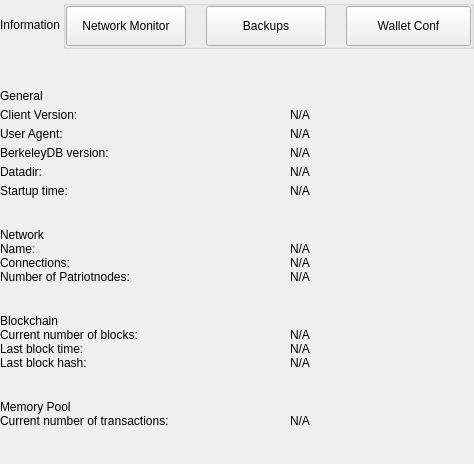
<?xml version="1.0" encoding="UTF-8"?>
<ui version="4.0">
 <class>SettingsInformationWidget</class>
 <widget class="QWidget" name="SettingsInformationWidget">
  <property name="geometry">
   <rect>
    <x>0</x>
    <y>0</y>
    <width>474</width>
    <height>464</height>
   </rect>
  </property>
  <property name="windowTitle">
   <string>Form</string>
  </property>
  <layout class="QVBoxLayout" name="verticalLayout">
   <property name="spacing">
    <number>0</number>
   </property>
   <property name="leftMargin">
    <number>0</number>
   </property>
   <property name="topMargin">
    <number>0</number>
   </property>
   <property name="rightMargin">
    <number>0</number>
   </property>
   <property name="bottomMargin">
    <number>0</number>
   </property>
   <item>
    <widget class="QWidget" name="left" native="true">
     <layout class="QVBoxLayout" name="verticalLayout_3">
      <property name="leftMargin">
       <number>0</number>
      </property>
      <property name="topMargin">
       <number>0</number>
      </property>
      <property name="rightMargin">
       <number>0</number>
      </property>
      <property name="bottomMargin">
       <number>0</number>
      </property>
      <item>
       <layout class="QVBoxLayout" name="verticalLayout_2">
        <property name="spacing">
         <number>0</number>
        </property>
        <item>
         <layout class="QHBoxLayout" name="horizontalLayout_3">
          <property name="spacing">
           <number>0</number>
          </property>
          <item>
           <widget class="QLabel" name="labelTitle">
            <property name="text">
             <string>Information</string>
            </property>
           </widget>
          </item>
          <item>
           <spacer name="horizontalSpacer">
            <property name="orientation">
             <enum>Qt::Horizontal</enum>
            </property>
            <property name="sizeHint" stdset="0">
             <size>
              <width>40</width>
              <height>20</height>
             </size>
            </property>
           </spacer>
          </item>
          <item>
           <widget class="QGroupBox" name="groupBox">
            <property name="title">
             <string/>
            </property>
            <layout class="QHBoxLayout" name="horizontalLayout_4">
             <property name="spacing">
              <number>20</number>
             </property>
             <property name="leftMargin">
              <number>0</number>
             </property>
             <property name="topMargin">
              <number>0</number>
             </property>
             <property name="rightMargin">
              <number>0</number>
             </property>
             <property name="bottomMargin">
              <number>0</number>
             </property>
             <item>
              <widget class="QPushButton" name="pushButtonNetworkMonitor">
               <property name="minimumSize">
                <size>
                 <width>120</width>
                 <height>40</height>
                </size>
               </property>
               <property name="maximumSize">
                <size>
                 <width>16777215</width>
                 <height>40</height>
                </size>
               </property>
               <property name="focusPolicy">
                <enum>Qt::NoFocus</enum>
               </property>
               <property name="text">
                <string>Network Monitor</string>
               </property>
              </widget>
             </item>
             <item>
              <widget class="QPushButton" name="pushButtonBackups">
               <property name="minimumSize">
                <size>
                 <width>120</width>
                 <height>40</height>
                </size>
               </property>
               <property name="maximumSize">
                <size>
                 <width>120</width>
                 <height>40</height>
                </size>
               </property>
               <property name="focusPolicy">
                <enum>Qt::NoFocus</enum>
               </property>
               <property name="text">
                <string>Backups</string>
               </property>
               <property name="checkable">
                <bool>false</bool>
               </property>
               <property name="autoExclusive">
                <bool>false</bool>
               </property>
              </widget>
             </item>
             <item>
              <widget class="QPushButton" name="pushButtonFile">
               <property name="minimumSize">
                <size>
                 <width>125</width>
                 <height>40</height>
                </size>
               </property>
               <property name="maximumSize">
                <size>
                 <width>125</width>
                 <height>40</height>
                </size>
               </property>
               <property name="focusPolicy">
                <enum>Qt::NoFocus</enum>
               </property>
               <property name="text">
                <string>Wallet Conf</string>
               </property>
               <property name="checkable">
                <bool>false</bool>
               </property>
               <property name="checked">
                <bool>false</bool>
               </property>
               <property name="autoExclusive">
                <bool>false</bool>
               </property>
              </widget>
             </item>
            </layout>
           </widget>
          </item>
         </layout>
        </item>
        <item>
         <spacer name="verticalSpacer_2">
          <property name="orientation">
           <enum>Qt::Vertical</enum>
          </property>
          <property name="sizeType">
           <enum>QSizePolicy::Fixed</enum>
          </property>
          <property name="sizeHint" stdset="0">
           <size>
            <width>20</width>
            <height>40</height>
           </size>
          </property>
         </spacer>
        </item>
        <item>
         <widget class="QWidget" name="layoutOptions1" native="true">
          <layout class="QVBoxLayout" name="verticalLayout_9">
           <property name="spacing">
            <number>5</number>
           </property>
           <property name="leftMargin">
            <number>0</number>
           </property>
           <property name="topMargin">
            <number>0</number>
           </property>
           <property name="rightMargin">
            <number>0</number>
           </property>
           <property name="bottomMargin">
            <number>10</number>
           </property>
           <item>
            <widget class="QLabel" name="labelTitleGeneral">
             <property name="text">
              <string>General</string>
             </property>
            </widget>
           </item>
           <item>
            <layout class="QHBoxLayout" name="horizontalLayout" stretch="0,1">
             <property name="spacing">
              <number>0</number>
             </property>
             <item>
              <widget class="QLabel" name="labelTitleClient">
               <property name="minimumSize">
                <size>
                 <width>290</width>
                 <height>0</height>
                </size>
               </property>
               <property name="maximumSize">
                <size>
                 <width>290</width>
                 <height>16777215</height>
                </size>
               </property>
               <property name="text">
                <string>Client Version:</string>
               </property>
              </widget>
             </item>
             <item>
              <widget class="QLabel" name="labelInfoClient">
               <property name="cursor">
                <cursorShape>IBeamCursor</cursorShape>
               </property>
               <property name="textInteractionFlags">
                <set>Qt::LinksAccessibleByMouse|Qt::TextSelectableByKeyboard|Qt::TextSelectableByMouse</set>
               </property>
               <property name="text">
                <string notr="true">N/A</string>
               </property>
              </widget>
             </item>
            </layout>
           </item>
           <item>
            <layout class="QHBoxLayout" name="horizontalAgent" stretch="0,1">
             <property name="spacing">
              <number>0</number>
             </property>
             <item>
              <widget class="QLabel" name="labelTitleAgent">
               <property name="minimumSize">
                <size>
                 <width>290</width>
                 <height>0</height>
                </size>
               </property>
               <property name="maximumSize">
                <size>
                 <width>290</width>
                 <height>16777215</height>
                </size>
               </property>
               <property name="text">
                <string>User Agent:</string>
               </property>
              </widget>
             </item>
             <item>
              <widget class="QLabel" name="labelInfoAgent">
               <property name="cursor">
                <cursorShape>IBeamCursor</cursorShape>
               </property>
               <property name="textInteractionFlags">
                <set>Qt::LinksAccessibleByMouse|Qt::TextSelectableByKeyboard|Qt::TextSelectableByMouse</set>
               </property>
               <property name="text">
                <string notr="true">N/A</string>
               </property>
              </widget>
             </item>
            </layout>
           </item>
           <item>
            <layout class="QHBoxLayout" name="horizontalBerkely" stretch="0,1">
             <property name="spacing">
              <number>0</number>
             </property>
             <item>
              <widget class="QLabel" name="labelTitleBerkeley">
               <property name="minimumSize">
                <size>
                 <width>290</width>
                 <height>0</height>
                </size>
               </property>
               <property name="maximumSize">
                <size>
                 <width>290</width>
                 <height>16777215</height>
                </size>
               </property>
               <property name="text">
                <string>BerkeleyDB version:</string>
               </property>
              </widget>
             </item>
             <item>
              <widget class="QLabel" name="labelInfoBerkeley">
               <property name="cursor">
                <cursorShape>IBeamCursor</cursorShape>
               </property>
               <property name="textInteractionFlags">
                <set>Qt::LinksAccessibleByMouse|Qt::TextSelectableByKeyboard|Qt::TextSelectableByMouse</set>
               </property>
               <property name="text">
                <string notr="true">N/A</string>
               </property>
              </widget>
             </item>
            </layout>
           </item>
           <item>
            <layout class="QHBoxLayout" name="horizontalDataDir" stretch="0,1">
             <property name="spacing">
              <number>0</number>
             </property>
             <item>
              <widget class="QLabel" name="labelTitleDataDir">
               <property name="minimumSize">
                <size>
                 <width>290</width>
                 <height>0</height>
                </size>
               </property>
               <property name="maximumSize">
                <size>
                 <width>290</width>
                 <height>16777215</height>
                </size>
               </property>
               <property name="text">
                <string>Datadir:</string>
               </property>
              </widget>
             </item>
             <item>
              <widget class="QLabel" name="labelInfoDataDir">
               <property name="cursor">
                <cursorShape>IBeamCursor</cursorShape>
               </property>
               <property name="textInteractionFlags">
                <set>Qt::LinksAccessibleByMouse|Qt::TextSelectableByKeyboard|Qt::TextSelectableByMouse</set>
               </property>
               <property name="text">
                <string notr="true">N/A</string>
               </property>
               <property name="wordWrap">
                <bool>true</bool>
               </property>
              </widget>
             </item>
            </layout>
           </item>
           <item>
            <layout class="QHBoxLayout" name="horizontalTime" stretch="0,1">
             <property name="spacing">
              <number>0</number>
             </property>
             <item>
              <widget class="QLabel" name="labelTitleTime">
               <property name="minimumSize">
                <size>
                 <width>290</width>
                 <height>0</height>
                </size>
               </property>
               <property name="maximumSize">
                <size>
                 <width>290</width>
                 <height>16777215</height>
                </size>
               </property>
               <property name="text">
                <string>Startup time:</string>
               </property>
              </widget>
             </item>
             <item>
              <widget class="QLabel" name="labelInfoTime">
               <property name="cursor">
                <cursorShape>IBeamCursor</cursorShape>
               </property>
               <property name="textInteractionFlags">
                <set>Qt::LinksAccessibleByMouse|Qt::TextSelectableByKeyboard|Qt::TextSelectableByMouse</set>
               </property>
               <property name="text">
                <string notr="true">N/A</string>
               </property>
              </widget>
             </item>
            </layout>
           </item>
          </layout>
         </widget>
        </item>
        <item>
         <spacer name="verticalSpacer_3">
          <property name="orientation">
           <enum>Qt::Vertical</enum>
          </property>
          <property name="sizeType">
           <enum>QSizePolicy::Minimum</enum>
          </property>
          <property name="sizeHint" stdset="0">
           <size>
            <width>20</width>
            <height>20</height>
           </size>
          </property>
         </spacer>
        </item>
        <item>
         <widget class="QLabel" name="labelTitleNetwork">
          <property name="text">
           <string>Network</string>
          </property>
         </widget>
        </item>
        <item>
         <layout class="QHBoxLayout" name="horizontalName" stretch="0,1">
          <property name="spacing">
           <number>0</number>
          </property>
          <item>
           <widget class="QLabel" name="labelTitleName">
            <property name="minimumSize">
             <size>
              <width>290</width>
              <height>0</height>
             </size>
            </property>
            <property name="maximumSize">
             <size>
              <width>290</width>
              <height>16777215</height>
             </size>
            </property>
            <property name="text">
             <string>Name:</string>
            </property>
           </widget>
          </item>
          <item>
           <widget class="QLabel" name="labelInfoName">
            <property name="cursor">
             <cursorShape>IBeamCursor</cursorShape>
            </property>
            <property name="textInteractionFlags">
             <set>Qt::LinksAccessibleByMouse|Qt::TextSelectableByKeyboard|Qt::TextSelectableByMouse</set>
            </property>
            <property name="text">
             <string notr="true">N/A</string>
            </property>
           </widget>
          </item>
         </layout>
        </item>
        <item>
         <layout class="QHBoxLayout" name="horizontalConnections" stretch="0,1">
          <property name="spacing">
           <number>0</number>
          </property>
          <item>
           <widget class="QLabel" name="labelTitleConnections">
            <property name="minimumSize">
             <size>
              <width>290</width>
              <height>0</height>
             </size>
            </property>
            <property name="maximumSize">
             <size>
              <width>290</width>
              <height>16777215</height>
             </size>
            </property>
            <property name="text">
             <string>Connections:</string>
            </property>
           </widget>
          </item>
          <item>
           <widget class="QLabel" name="labelInfoConnections">
            <property name="cursor">
             <cursorShape>IBeamCursor</cursorShape>
            </property>
            <property name="textInteractionFlags">
             <set>Qt::LinksAccessibleByMouse|Qt::TextSelectableByKeyboard|Qt::TextSelectableByMouse</set>
            </property>
            <property name="text">
             <string notr="true">N/A</string>
            </property>
           </widget>
          </item>
         </layout>
        </item>
        <item>
         <widget class="QWidget" name="layoutOptions2" native="true">
          <layout class="QHBoxLayout" name="horizontalPatriotnodes" stretch="0,1">
           <property name="spacing">
             <number>0</number>
           </property>
           <property name="leftMargin">
            <number>0</number>
           </property>
           <property name="topMargin">
            <number>0</number>
           </property>
           <property name="rightMargin">
            <number>0</number>
           </property>
           <property name="bottomMargin">
            <number>10</number>
           </property>
           <item>
            <widget class="QLabel" name="labelTitlePatriotnodes">
             <property name="minimumSize">
              <size>
               <width>290</width>
               <height>0</height>
              </size>
             </property>
             <property name="maximumSize">
              <size>
               <width>290</width>
               <height>16777215</height>
              </size>
             </property>
             <property name="text">
              <string>Number of Patriotnodes:</string>
             </property>
            </widget>
           </item>
           <item>
            <widget class="QLabel" name="labelInfoPatriotnodes">
             <property name="cursor">
              <cursorShape>IBeamCursor</cursorShape>
             </property>
             <property name="textInteractionFlags">
              <set>Qt::LinksAccessibleByMouse|Qt::TextSelectableByKeyboard|Qt::TextSelectableByMouse</set>
             </property>
             <property name="text">
              <string notr="true">N/A</string>
             </property>
            </widget>
           </item>
          </layout>
         </widget>
        </item>
        <item>
         <spacer name="verticalSpacer_4">
          <property name="orientation">
           <enum>Qt::Vertical</enum>
          </property>
          <property name="sizeType">
           <enum>QSizePolicy::Minimum</enum>
          </property>
          <property name="sizeHint" stdset="0">
           <size>
            <width>20</width>
            <height>20</height>
           </size>
          </property>
         </spacer>
        </item>
        <item>
         <widget class="QLabel" name="labelTitleBlockchain">
          <property name="text">
           <string>Blockchain</string>
          </property>
         </widget>
        </item>
        <item>
         <layout class="QHBoxLayout" name="horizontalBlockNumber" stretch="0,1">
          <property name="spacing">
           <number>0</number>
          </property>
          <item>
           <widget class="QLabel" name="labelTitleBlockNumber">
            <property name="minimumSize">
             <size>
              <width>290</width>
              <height>0</height>
             </size>
            </property>
            <property name="maximumSize">
             <size>
              <width>290</width>
              <height>16777215</height>
             </size>
            </property>
            <property name="text">
             <string>Current number of blocks:</string>
            </property>
           </widget>
          </item>
          <item>
           <widget class="QLabel" name="labelInfoBlockNumber">
            <property name="cursor">
             <cursorShape>IBeamCursor</cursorShape>
            </property>
            <property name="textInteractionFlags">
             <set>Qt::LinksAccessibleByMouse|Qt::TextSelectableByKeyboard|Qt::TextSelectableByMouse</set>
            </property>
            <property name="text">
             <string notr="true">N/A</string>
            </property>
           </widget>
          </item>
         </layout>
        </item>
        <item>
         <layout class="QHBoxLayout" name="horizontalBlockTime" stretch="0,1">
          <property name="spacing">
           <number>0</number>
          </property>
          <item>
           <widget class="QLabel" name="labelTitleBlockTime">
            <property name="minimumSize">
             <size>
              <width>290</width>
              <height>0</height>
             </size>
            </property>
            <property name="maximumSize">
             <size>
              <width>290</width>
              <height>16777215</height>
             </size>
            </property>
            <property name="text">
             <string>Last block time:</string>
            </property>
           </widget>
          </item>
          <item>
           <widget class="QLabel" name="labelInfoBlockTime">
            <property name="cursor">
             <cursorShape>IBeamCursor</cursorShape>
            </property>
            <property name="textInteractionFlags">
             <set>Qt::LinksAccessibleByMouse|Qt::TextSelectableByKeyboard|Qt::TextSelectableByMouse</set>
            </property>
            <property name="text">
             <string notr="true">N/A</string>
            </property>
           </widget>
          </item>
         </layout>
        </item>
        <item>
         <widget class="QWidget" name="layoutOptions3" native="true">
          <layout class="QHBoxLayout" name="horizontalBlockHash" stretch="0,1">
           <property name="spacing">
            <number>0</number>
           </property>
           <property name="leftMargin">
            <number>0</number>
           </property>
           <property name="topMargin">
            <number>0</number>
           </property>
           <property name="rightMargin">
            <number>0</number>
           </property>
           <property name="bottomMargin">
            <number>10</number>
           </property>
           <item>
            <widget class="QLabel" name="labelTitleBlockHash">
             <property name="minimumSize">
              <size>
               <width>290</width>
               <height>0</height>
              </size>
             </property>
             <property name="maximumSize">
              <size>
               <width>290</width>
               <height>16777215</height>
              </size>
             </property>
             <property name="text">
              <string>Last block hash:</string>
             </property>
            </widget>
           </item>
           <item>
            <widget class="QLabel" name="labelInfoBlockHash">
             <property name="cursor">
              <cursorShape>IBeamCursor</cursorShape>
             </property>
             <property name="textInteractionFlags">
              <set>Qt::LinksAccessibleByMouse|Qt::TextSelectableByKeyboard|Qt::TextSelectableByMouse</set>
             </property>
             <property name="text">
              <string notr="true">N/A</string>
             </property>
            </widget>
           </item>
          </layout>
         </widget>
        </item>
        <item>
         <spacer name="verticalSpacer_5">
          <property name="orientation">
           <enum>Qt::Vertical</enum>
          </property>
          <property name="sizeType">
           <enum>QSizePolicy::Fixed</enum>
          </property>
          <property name="sizeHint" stdset="0">
           <size>
            <width>20</width>
            <height>20</height>
           </size>
          </property>
         </spacer>
        </item>
        <item>
         <widget class="QLabel" name="labelTitleMemory">
          <property name="text">
           <string>Memory Pool</string>
          </property>
         </widget>
        </item>
        <item>
         <layout class="QHBoxLayout" name="horizontalNumberTransactions" stretch="0,1">
          <property name="spacing">
           <number>0</number>
          </property>
          <item>
           <widget class="QLabel" name="labelTitleNumberTransactions">
            <property name="minimumSize">
             <size>
              <width>290</width>
              <height>0</height>
             </size>
            </property>
            <property name="maximumSize">
             <size>
              <width>290</width>
              <height>16777215</height>
             </size>
            </property>
            <property name="text">
             <string>Current number of transactions:</string>
            </property>
           </widget>
          </item>
          <item>
           <widget class="QLabel" name="labelInfoNumberTransactions">
            <property name="text">
             <string notr="true">N/A</string>
            </property>
           </widget>
          </item>
         </layout>
        </item>
        <item>
         <spacer name="verticalSpacer">
          <property name="orientation">
           <enum>Qt::Vertical</enum>
          </property>
          <property name="sizeHint" stdset="0">
           <size>
            <width>20</width>
            <height>40</height>
           </size>
          </property>
         </spacer>
        </item>
       </layout>
      </item>
     </layout>
    </widget>
   </item>
  </layout>
 </widget>
 <resources/>
 <connections/>
</ui>
